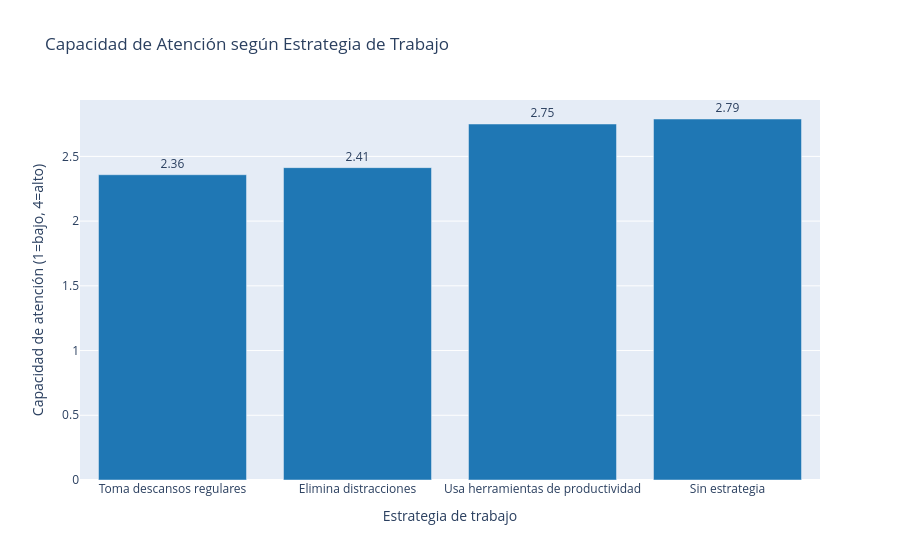

The code cell stored with this chart in its notebook:
### Markdown cell above
### 5.11. Barplot: Estrategia de trabajo vs Capacidad de Atención

### Code cell
work_mean = (
    df.groupby("Work Strategy", as_index=False)["Attention_Score"]
    .mean()
    .sort_values("Attention_Score")
)

fig5 = px.bar(
    work_mean,
    x="Work Strategy",
    y="Attention_Score",
    text=work_mean["Attention_Score"].round(2),
    title="Capacidad de Atención según Estrategia de Trabajo",
    color_discrete_sequence=["#1f77b4"]
)

fig5.update_traces(textposition="outside")

fig5.update_layout(
    xaxis_title="Estrategia de trabajo",
    yaxis_title="Capacidad de atención (1=bajo, 4=alto)"
)

# 🔹 Reemplazar etiquetas en español
fig5.update_xaxes(
    ticktext=[
        "Sin estrategia",
        "Toma descansos regulares",
        "Elimina distracciones",
        "Usa herramientas de productividad"
    ],
    tickvals=[
        "None, i prefer to work without any strategies",
        "Take regular breaks",
        "Eliminate all distractions",
        "Use some productivity tool (e.g, timers, blockers)"
    ],
    tickangle=0
)

fig5.show()
fig5.write_image("barplot_estrategia_atencion.png")

### Figure 1 — Plotly figure (JSON) as saved in the notebook; plotly's stock layout.template omitted (floating-point values rounded to 4 significant figures)
{"data": [{"hovertemplate": "Work Strategy=%{x}<br>Attention_Score=%{y}<br>text=%{text}<extra></extra>", "legendgroup": "", "marker": {"color": "#1f77b4", "pattern": {"shape": ""}}, "name": "", "orientation": "v", "showlegend": false, "text": [2.36, 2.41, 2.75, 2.79], "textposition": "outside", "type": "bar", "x": ["Take regular breaks", "Eliminate all distractions", "Use some productivity tool (e.g, timers, blockers)", "None, i prefer to work without any strategies"], "xaxis": "x", "y": [2.358, 2.413, 2.75, 2.789], "yaxis": "y"}], "layout": {"barmode": "relative", "legend": {"tracegroupgap": 0}, "title": {"text": "Capacidad de Atención según Estrategia de Trabajo"}, "xaxis": {"anchor": "y", "domain": [0, 1], "tickangle": 0, "ticktext": ["Sin estrategia", "Toma descansos regulares", "Elimina distracciones", "Usa herramientas de productividad"], "tickvals": ["None, i prefer to work without any strategies", "Take regular breaks", "Eliminate all distractions", "Use some productivity tool (e.g, timers, blockers)"], "title": {"text": "Estrategia de trabajo"}}, "yaxis": {"anchor": "x", "domain": [0, 1], "title": {"text": "Capacidad de atención (1=bajo, 4=alto)"}}}}
